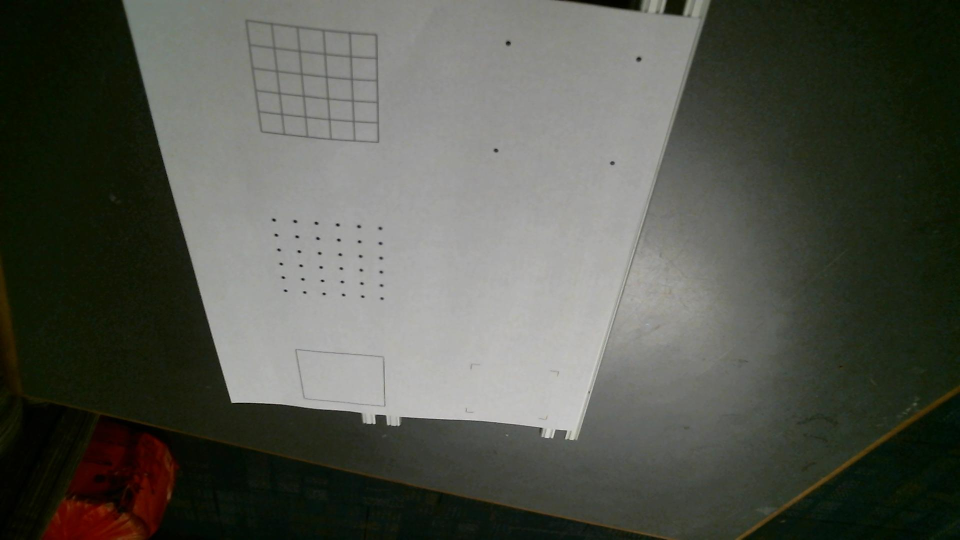
#> input picture testimg/0.jpg, 1920 x 1080 px, found by its file name (shown at 1/2 size); its folder holds only this picture in this run
$ python feature_detect.py
#> lines starting #> are read from the running program, lines starting #| are printed output that depends on the picture; after the words box and inside, x2 and y2 are one past the last pixel; in counts of white or black regions, pixels touching at a corner belong together
import cv2
import numpy as np
import os
from matplotlib import pyplot as plt
from mpl_toolkits.mplot3d import Axes3D
from math import pi
import math
import heapq


def rotation_matrix(axis, theta):
    axis = np.asarray(axis)
    axis = axis / math.sqrt(np.dot(axis, axis))
    a = math.cos(theta / 2.0)
    b, c, d = -axis * math.sin(theta / 2.0)
    aa, bb, cc, dd = a * a, b * b, c * c, d * d
    bc, ad, ac, ab, bd, cd = b * c, a * d, a * c, a * b, b * d, c * d
    return np.array([[aa + bb - cc - dd, 2 * (bc + ad), 2 * (bd - ac)],
                     [2 * (bc - ad), aa + cc - bb - dd, 2 * (cd + ab)],
                     [2 * (bd + ac), 2 * (cd - ab), aa + dd - bb - cc]])


# [4 lines left out: function cartesian2cylindrical, not called in this run]


def cylindrical2cartesian(rho, phi, z):
    x = rho * np.cos(phi)
    y = rho * np.sin(phi)
    return (x, y, z)


def normalize(vector):
    s = np.sqrt(sum([x**2 for x in vector]))
    return [x/s for x in vector]


def get_rays(img_dir, max_count, window_name):
    cameras = []
    rays = []
    count = 1
    focal_length = 1185.5
    for f in os.listdir(img_dir):
        if f[f.rfind('.'):] == '.jpg':
            theta = int(f[:f.rfind('.')]) * pi / 180
            camera_pos = np.array(cylindrical2cartesian(31.5, theta, 25.5), dtype=np.float32)
            camera_direction = 5 * np.array(normalize(cylindrical2cartesian(25.5 / np.tan(38.99 * pi / 180),
                                                                            theta + pi, -25.5)), dtype=np.float32)
            cameras.append((camera_pos, camera_direction))
            filename = os.path.join('testImg', f)
            img = cv2.imread(filename)
#> img is the input picture: shape (1080, 1920, 3); mean B, G, R 77, 85.7, 83.2
            corner_list = get_corners(img, window_name)  # N x 2
#> in get_corners, `gray = cv2.cvtColor(img, cv2.COLOR_BGR2GRAY)`:
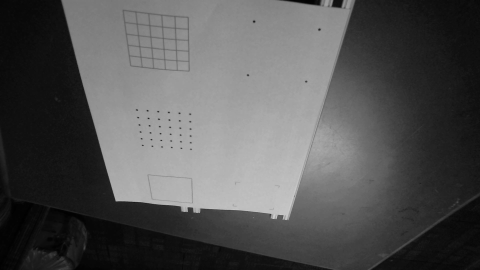
#> gray: shape (1080, 1920) (shown at 1/4 size); min 0, max 218, mean 84
#> in filter_blocks, `high = mask.max()`: high = 6901459.5
#> after the loop in filter_blocks, `for r in range(0, height, kernel[0]):`: centers = 116 pairs, first value 437 to 878, second value 465 to 1179
#> in get_corners, `corners = filter_blocks(dst, (7, 7))`: corners has the same summary as centers in filter_blocks
#> the loop in get_corners, `for corner in corners:` made 116 passes
#> corner on passes 1 to 8: [437, 542], [437, 549], [437, 584], [437, 591], [444, 549], [444, 584], [444, 591], [444, 626]
#> after the loop in get_corners, `for corner in corners:`:
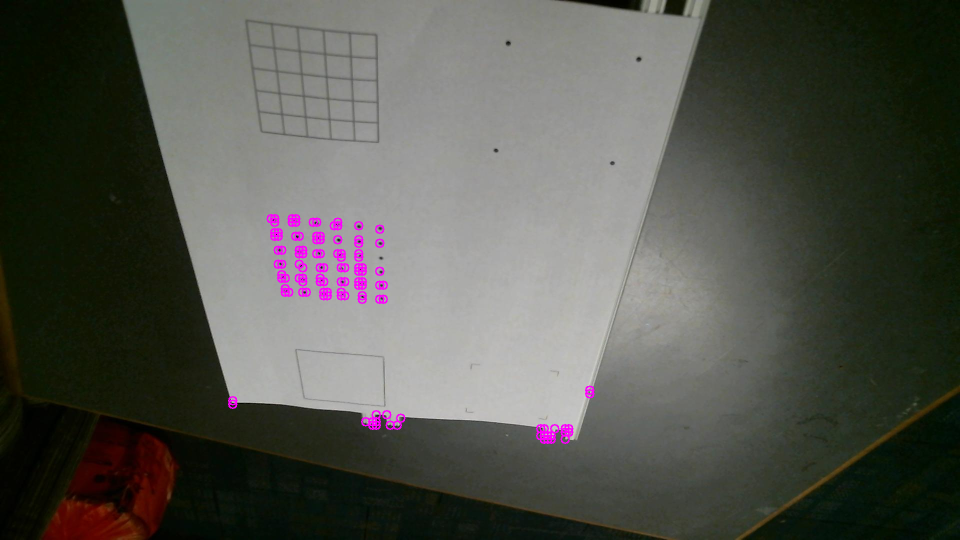
#> img: shape (1080, 1920, 3) (shown at 1/2 size); 0.72% of pixels changed, all inside (x1, y1, x2, y2) = (456, 428, 1189, 888)
#> in get_corners, `cv2.imshow(window_name, cv2.resize(img, (int(img.shape[0] / 2), int(im..`:
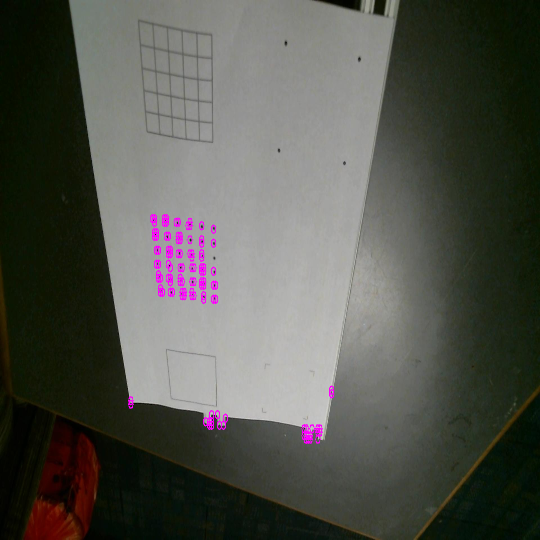
#> window 'CORNERS': shape (540, 540, 3); mean B, G, R 77.8, 84.7, 84
#> corner_list has the same summary as centers in filter_blocks
            corner_list = corner_list.T  # 2 x N
            corner_list = np.array([corner_list[1] - int(img.shape[1] / 2), corner_list[0] - int(img.shape[0] / 2),
                                    np.ones(len(corner_list[0])) * focal_length])  # 3 x N
            corner_list = corner_list.T  # N x 3
#> corner_list = 116 rows, first 8: [-418, -103, 1185.5], [-411, -103, 1185.5], [-376, -103, 1185.5], [-369, -103, 1185.5], [-411, -96, 1185.5], [-376, -96, 1185.5], [-369, -96, 1185.5], [-334, -96, 1185.5]
            pointsTransformed = np.array([[pt] for pt in corner_list])
#> pointsTransformed has the same summary as corner_list
            # intrinsic = np.array([[1920, 0, int(img.shape[1] / 2)],
            #                       [0, 1080, int(img.shape[0] / 2)],
            #                       [0, 0, 1]])
            rot1 = rotation_matrix([1, 0, 0], (128) * pi / 180)
            pointsTransformed = cv2.transform(pointsTransformed, rot1)
#> pointsTransformed = 116 rows, first 8: [-418, -870.8, -811], [-411, -870.8, -811], [-376, -870.8, -811], [-369, -870.8, -811], [-411, -875.1, -805.5], [-376, -875.1, -805.5], [-369, -875.1, -805.5], [-334, -875.1, -805.5]
            rot2 = rotation_matrix([0, 0, 1], (-pi / 2) + theta)
            pointsTransformed = cv2.transform(pointsTransformed, rot2)
#> pointsTransformed = 116 rows, first 8: [-870.8, 418, -811], [-870.8, 411, -811], [-870.8, 376, -811], [-870.8, 369, -811], [-875.1, 411, -805.5], [-875.1, 376, -805.5], [-875.1, 369, -805.5], [-875.1, 334, -805.5]
            for ray in pointsTransformed:
                ray1 = ray[0]
                rays.append((camera_pos, 30 * np.array(normalize(ray1))))
#> this loop made 116 passes
#> s in normalize on passes 1 to 8: 1261.2, 1258.9, 1248, 1245.9, 1258.4, 1247.4, 1245.3, 1235.4
#> after the loop, rays = 116 items
        if count >= max_count:
            break
        else:
            count += 1
    return rays, cameras


def main():
    WIN_NAME = 'CORNERS'

    rays, cameras = get_rays('testImg', 36, WIN_NAME)
#> rays = 116 items; cameras = [([31.5, 0, 25.5], [-3.89, 4.76e-16, -3.15])]
    origin = (40, 40, 1)
    space_size = (80, 80, 31)
    votes = vector_voting(rays, space_size=space_size, origin=origin)
#> the loop in vector_voting, `for ray in rays:` made 116 passes

    max_vote = np.max(votes)
    votes = votes.astype(np.double) / max_vote
    pts = []
    for r in range(votes.shape[0]):
        for c in range(votes.shape[1]):
            for p in range(votes.shape[2]):
                # [8 lines of commented-out code are left out]
                if votes[r, c, p] > 0:
                    pts.append([int(c) - origin[0], int(r) - origin[1], int(p) - origin[2]])
    # pts = [[pt[1], pt[2], pt[3]] for pt in pts]
    xs = [pt[0] for pt in pts]
    ys = [pt[1] for pt in pts]
    zs = [pt[2] for pt in pts]

    fig = plt.figure()
    ax_scat = fig.add_subplot(111, projection='3d')
    ax_scat.scatter(xs, ys, zs, c='r', marker='o')
    ax_scat.set_xlim([-40., 40.])
    ax_scat.set_ylim([-40., 40.])
    ax_scat.set_zlim([-1., 30.])
    plt.show()
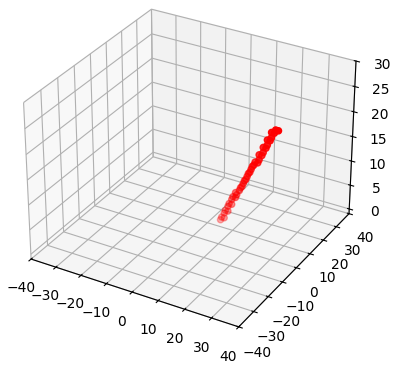
#> figure drawn by matplotlib, 1 panel

    # [13 lines of commented-out code are left out]
    cv2.destroyAllWindows()


def ray_vote(space, ray, origin):
    def in_space(pt):
        pt = pt + origin
        x, y, z = pt
        rows, cols, planes = space.shape
        return 0 <= x < cols and 0 <= y < cols and 0 <= z < planes

    start, dir = ray
    dir = normalize(dir)

    curr = start
    for i in range(100):
        if in_space(curr):
            space[int(round(curr[1] + origin[1])),
                  int(round(curr[0] + origin[0])),
                  int(round(curr[2] + origin[2]))] += 1
        curr += dir

    # [17 lines of commented-out code are left out]


def vector_voting(rays, space_size, origin):
    voting_space = np.zeros(space_size)
    for ray in rays:
        ray_vote(voting_space, ray, origin)
    return voting_space


def filter_blocks(mask, kernel, threshold=0.1):
    centers = []
    high = mask.max()
    height, width = mask.shape
    for r in range(0, height, kernel[0]):
        for c in range(0, width, kernel[1]):
            center = [r + int(kernel[0] / 2), c + int(kernel[1] / 2)]
            window = mask[r: r + kernel[0]+1, c: c + kernel[1]+1]
            if window.max() > threshold * high:
                centers.append(center)
    return np.array(centers)


def get_corners(img, window_name):
    gray = cv2.cvtColor(img, cv2.COLOR_BGR2GRAY)
    gray = np.float32(gray)
    dst = cv2.cornerHarris(gray, 2, 3, 0.04)
    # corners = np.where(dst > 0.8 * dst.max())
    corners = filter_blocks(dst, (7, 7))
    for corner in corners:
        # img[corner[0], corner[1], :] = [255, 0, 255]
        cv2.circle(img, (corner[1], corner[0]), 8, (255, 0, 255), 2)
    cv2.imshow(window_name, cv2.resize(img, (int(img.shape[0] / 2), int(img.shape[0] / 2))))
    # if cv2.waitKey(0) & 0xff == 27:
    #     pass
    return corners


if __name__ == '__main__':
    main()

$ run again, on testimg/120.jpg
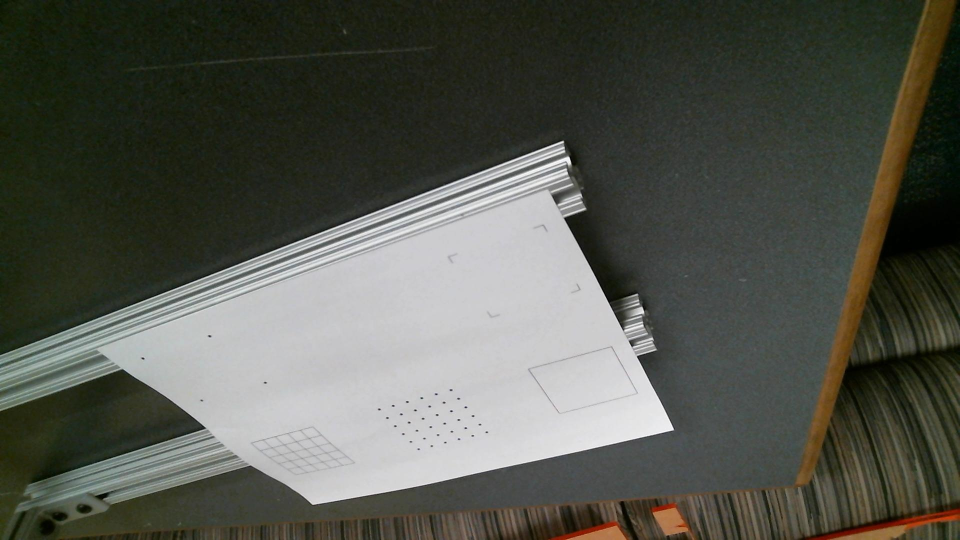
#> input picture testimg/120.jpg, 1920 x 1080 px, found by its file name (shown at 1/2 size)
#> in get_rays, img is the input picture: shape (1080, 1920, 3); mean B, G, R 77.6, 86.3, 84.1
#> high = 33348666
#> after the loop in filter_blocks, `for r in range(0, height, kernel[0]):`: centers = 121 pairs, first value 283 to 899, second value 283 to 1347
#> corners has the same summary as centers in filter_blocks
#> the loop in get_corners, `for corner in corners:` made 121 passes
#> corner on passes 1 to 8: [283, 1123], [283, 1130], [339, 1130], [339, 1137], [416, 1172], [437, 1130], [584, 1277], [591, 1277]
#> in get_corners, `cv2.imshow(window_name, cv2.resize(img, (int(img.shape[0] / 2), int(im..`:
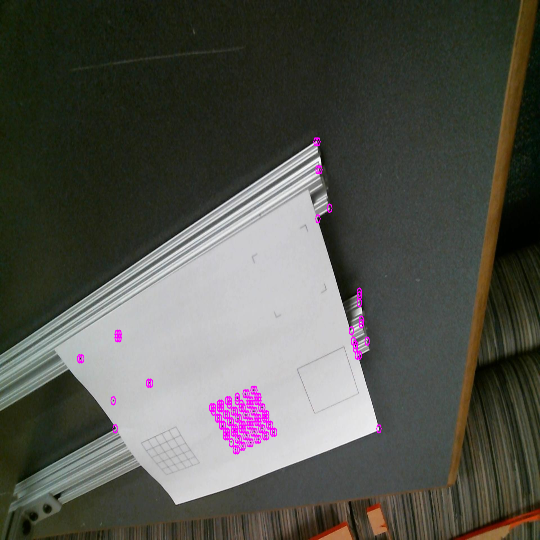
#> window 'CORNERS': shape (540, 540, 3); mean B, G, R 78.1, 85, 84.6
#> in get_rays, `corner_list = get_corners(img, window_name)`: corner_list has the same summary as centers in filter_blocks
#> in get_rays, `corner_list = corner_list.T`: corner_list = 121 rows, first 8: [163, -257, 1185.5], [170, -257, 1185.5], [170, -201, 1185.5], [177, -201, 1185.5], [212, -124, 1185.5], [170, -103, 1185.5], [317, 44, 1185.5], [317, 51, 1185.5]
#> in get_rays, `pointsTransformed = np.array([[pt] for pt in corner_list])`: pointsTransformed has the same summary as corner_list
#> in get_rays, `pointsTransformed = cv2.transform(pointsTransformed, rot1)`: pointsTransformed = 121 rows, first 8: [163, -776, -932.4], [170, -776, -932.4], [170, -810.4, -888.3], [177, -810.4, -888.3], [212, -857.8, -827.6], [170, -870.8, -811], [317, -961.3, -695.2], [317, -965.6, -689.7]
#> in get_rays, `pointsTransformed = cv2.transform(pointsTransformed, rot2)`: pointsTransformed = 121 rows, first 8: [529.1, -590.5, -932.4], [535.2, -587, -932.4], [552.4, -616.9, -888.3], [558.5, -613.4, -888.3], [612.5, -636.9, -827.6], [582.6, -669.1, -811], [755.2, -674, -695.2], [757.3, -677.7, -689.7]
#> the loop in get_rays, `for ray in pointsTransformed:` made 121 passes
#> s in normalize on passes 1 to 8: 1223.9, 1224.9, 1214.4, 1215.4, 1210.7, 1202, 1227.9, 1228.2
#> after the loop in get_rays, `for ray in pointsTransformed:`: rays = 121 items
#> in main, `rays, cameras = get_rays('testImg', 36, WIN_NAME)`: cameras = [([-15.75, 27.28, 25.5], [1.94, -3.37, -3.15])]
#> the loop in vector_voting, `for ray in rays:` made 121 passes
#> in main, `plt.show()`:
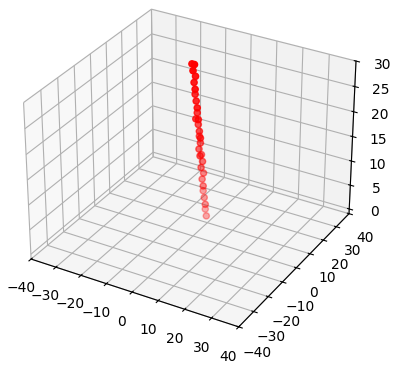
#> figure drawn by matplotlib, 1 panel

$ run again, on testimg/130.jpg
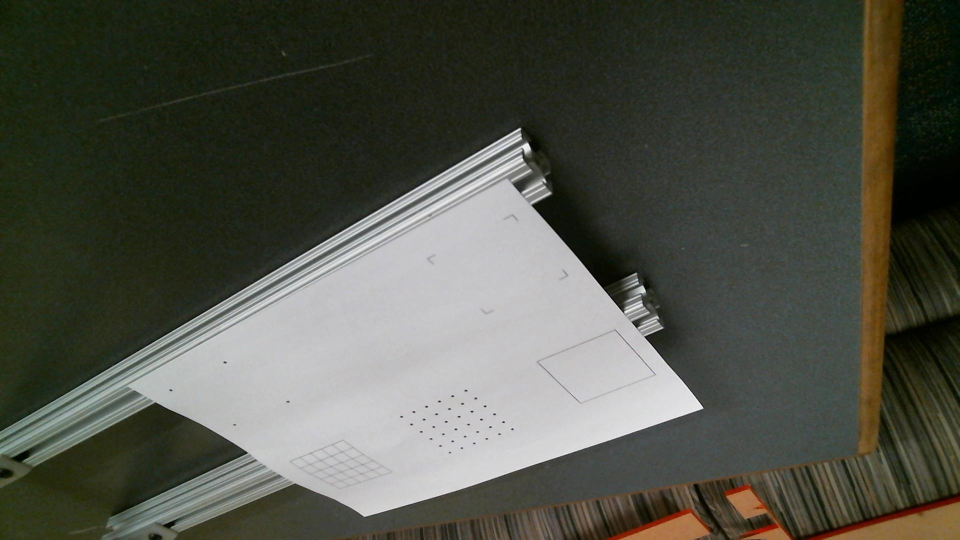
#> input picture testimg/130.jpg, 1920 x 1080 px, found by its file name (shown at 1/2 size)
#> in get_rays, img is the input picture: shape (1080, 1920, 3); mean B, G, R 72.2, 82.6, 80.6
#> high = 31839272
#> after the loop in filter_blocks, `for r in range(0, height, kernel[0]):`: centers = 121 pairs, first value 255 to 906, second value 339 to 1410
#> corners has the same summary as centers in filter_blocks
#> the loop in get_corners, `for corner in corners:` made 121 passes
#> corner on passes 1 to 8: [255, 1039], [269, 1039], [311, 1046], [318, 1046], [367, 1088], [563, 1277], [584, 1284], [591, 1284]
#> in get_corners, `cv2.imshow(window_name, cv2.resize(img, (int(img.shape[0] / 2), int(im..`:
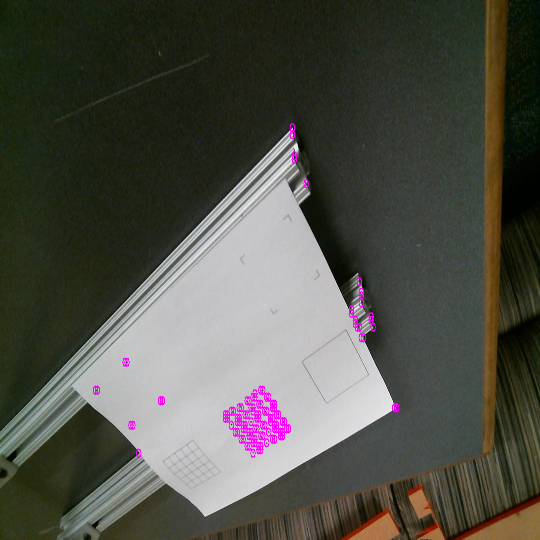
#> window 'CORNERS': shape (540, 540, 3); mean B, G, R 72.8, 81.3, 81.2
#> in get_rays, `corner_list = get_corners(img, window_name)`: corner_list has the same summary as centers in filter_blocks
#> in get_rays, `corner_list = corner_list.T`: corner_list = 121 rows, first 8: [79, -285, 1185.5], [79, -271, 1185.5], [86, -229, 1185.5], [86, -222, 1185.5], [128, -173, 1185.5], [317, 23, 1185.5], [324, 44, 1185.5], [324, 51, 1185.5]
#> in get_rays, `pointsTransformed = np.array([[pt] for pt in corner_list])`: pointsTransformed has the same summary as corner_list
#> in get_rays, `pointsTransformed = cv2.transform(pointsTransformed, rot1)`: pointsTransformed = 121 rows, first 8: [79, -758.7, -954.4], [79, -767.3, -943.4], [86, -793.2, -910.3], [86, -797.5, -904.8], [128, -827.7, -866.2], [317, -948.3, -711.7], [324, -961.3, -695.2], [324, -965.6, -689.7]
#> in get_rays, `pointsTransformed = cv2.transform(pointsTransformed, rot2)`: pointsTransformed = 121 rows, first 8: [548.2, -530.4, -954.4], [553.8, -537, -943.4], [575.7, -552.3, -910.3], [578.5, -555.6, -904.8], [630.1, -551.8, -866.2], [852.4, -522.7, -711.7], [866.1, -528.1, -695.2], [868.9, -531.4, -689.7]
#> the loop in get_rays, `for ray in pointsTransformed:` made 121 passes
#> s in normalize on passes 1 to 8: 1221.8, 1218.6, 1210.5, 1209.2, 1204.9, 1227.4, 1229.8, 1230
#> after the loop in get_rays, `for ray in pointsTransformed:`: rays = 121 items
#> in main, `rays, cameras = get_rays('testImg', 36, WIN_NAME)`: cameras = [([-20.25, 24.13, 25.5], [2.5, -2.98, -3.15])]
#> the loop in vector_voting, `for ray in rays:` made 121 passes
#> in main, `plt.show()`:
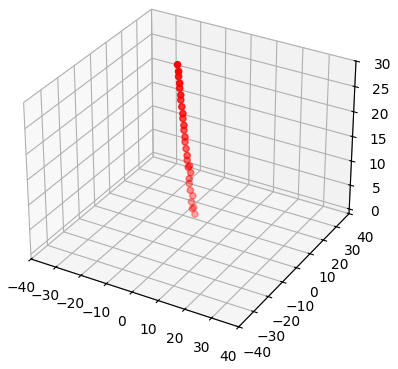
#> figure drawn by matplotlib, 1 panel
